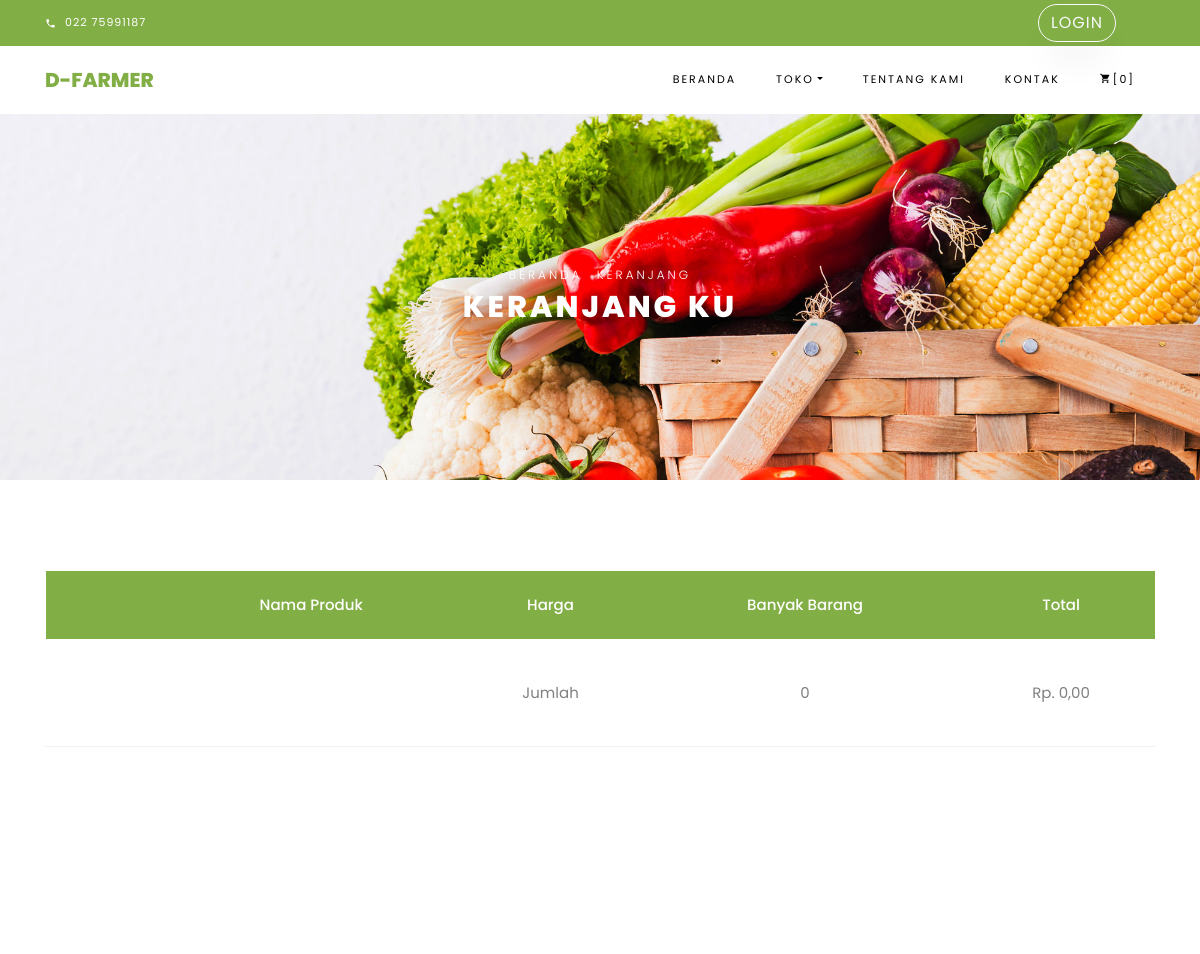
/index.php/shop/cart (upper part), run on an earlier commit of the app's database.
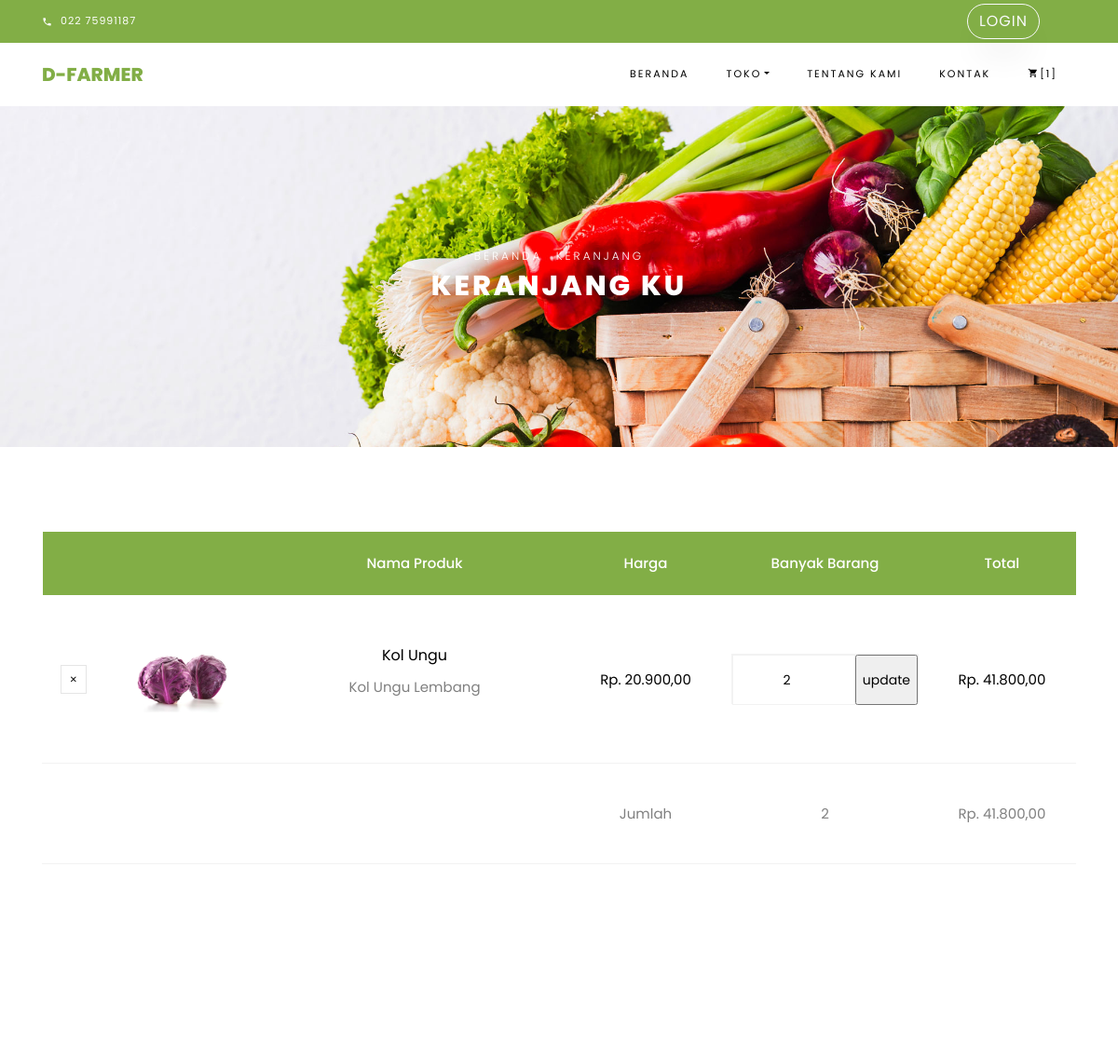
And on a later commit of the database.
### tables this page shows
CREATE TABLE `cart` (
  `id_cart` int(11) NOT NULL,
  `keterangan_cart` varchar(255) NOT NULL,
  `jumlah_bayar` int(11) NOT NULL,
  `jumlah_barang` int(11) NOT NULL,
  `size` varchar(255) NOT NULL,
  `id_transaksi` int(11) NOT NULL,
  `id_barang` int(11) NOT NULL,
  `email` varchar(255) NOT NULL,
  `id_user` int(11) NOT NULL
);

CREATE TABLE `barang` (
  `id_barang` int(11) NOT NULL,
  `nama_barang` varchar(255) NOT NULL,
  `keterangan_barang` varchar(255) NOT NULL,
  `harga_barang` varchar(255) NOT NULL,
  `tanggal` date NOT NULL,
  `jumlah` int(11) NOT NULL,
  `jenis` varchar(255) NOT NULL,
  `satuan` varchar(255) NOT NULL,
  `gambar` varchar(255) NOT NULL,
  `id_sumber` int(11) NOT NULL,
  `id_gudang` int(11) NOT NULL,
  `id_kategori` int(11) NOT NULL
);

### application/controllers/Shop.php (called while the page is built, shortened)
<?php
class Shop extends CI_Controller {
	function __construct(){
		$this->load->model('M_All');
	}
	public function cart()
	{
		$data['cart'] = $this->M_All->join_cart('barang', 'cart')->result();
		$this->load->view('template/header');
		$this->load->view('shop/cart', $data);
		$this->load->view('template/footer');
	}
}

### index.php (called while the page is built, shortened)
<?php
require_once BASEPATH.'core/CodeIgniter.php';

### application/models/M_All.php (called while the page is built, shortened)
<?php
class M_All extends CI_Model{
    function join_cart($from, $at)
    {
        $this->db->select('*');
        $this->db->from($from);
        $this->db->join($at, 'cart.id_barang = barang.id_barang');
        return $this->db->get();
    }
    function count($where)
    {
        return $this->db->count_all_results($where);
    }
}

### application/views/shop/cart.php (the view, shortened to what the changed rows need)
<div class="hero-wrap hero-bread" style="background-image: url(<?php echo base_url()?>assets/images/bg_1.jpg);">
      <div class="container">
        <div class="row no-gutters slider-text align-items-center justify-content-center">
          <div class="col-md-9 ftco-animate text-center">
            <h1 class="mb-0 bread">Keranjang Ku</h1>
          </div>
        </div>
      </div>
    </div>
		<section class="ftco-section ftco-cart">
			<div class="container">
				<div class="row">
    			<div class="col-md-12 ftco-animate">
    				<div class="cart-list">
	    				<table class="table">
						    <thead class="thead-primary">
						      <tr class="text-center">
						        <th>&nbsp;</th>
						        <th>&nbsp;</th>
						        <th>Nama Produk</th>
						        <th>Harga</th>
						        <th>Banyak Barang</th>
						        <th>Total</th>
						      </tr>
						    </thead>
						    <tbody>
								<?php
                                $sum = 0;
                                $sum_p = 0;
                                foreach ($cart as $c) {
								?>
						      <tr class="text-center">
						        <td class="product-remove"><a href="<?= base_url('index.php/shop/delCart/')?><?= $c->id_barang?>"><span class="ion-ios-close"></span></a></td>
						        <td class="image-prod"><div class="img" style="background-image:url(<?= base_url('assets_admin/img/gambar_barang/')?><?= $c->gambar; ?>);"></div></td>
						        <td class="product-name">
						        	<h3><?= $c->nama_barang?></h3>
						        	<p><?= $c->keterangan_barang?></p>
						        </td>
						        <td class="price">Rp. <?= number_format($c->harga_barang, 2, ",", ".");?></td>
						        <td class="quantity">
                                    <form class="form-control" action="<?= base_url('index.php/shop/updateCart'); ?>" method="post">
                                        <div class="input-group mb-3">
                                            <input type="number" name="quantity" class="quantity form-control input-number" value="<?= $c->jumlah_barang?>" min="1" max="100">
                                            <input type="submit" name="update" value="update" class="">
                                        </div>
                                    </form>
					          </td>
						        <td class="total">Rp. <?= number_format(($c->harga_barang*$c->jumlah_barang), 2, ",", "."); ?></td>
						      </tr>
                              <?php $sum+= $c->jumlah_barang; ?>
                              <?php $sum_p+= ($c->jumlah_barang*$c->harga_barang); ?>
						  <?php } ?>
						  	  <tr>
								  <td></td>
								  <td></td>
								  <td></td>
                                  <td>Jumlah</td>
								  <td><?= $sum; ?></td>
								  <td>Rp. <?= number_format($sum_p, 2, ",", "."); ?></td>
							  </tr>
						    </tbody>
						  </table>
					  </div>
    			</div>
    		</div>
			</div>
		</section>

### application/views/template/header.php (shortened to what the changed rows need)
<!DOCTYPE html>
<html lang="en">
  <head>
    <link rel="stylesheet" href="<?php echo base_url()?>assets/css/open-iconic-bootstrap.min.css">
    <link rel="stylesheet" href="<?php echo base_url()?>assets/css/animate.css">
    <link rel="stylesheet" href="<?php echo base_url()?>assets/css/owl.carousel.min.css">
    <link rel="stylesheet" href="<?php echo base_url()?>assets/css/owl.theme.default.min.css">
    <link rel="stylesheet" href="<?php echo base_url()?>assets/css/magnific-popup.css">
    <link rel="stylesheet" href="<?php echo base_url()?>assets/css/aos.css">
    <link rel="stylesheet" href="<?php echo base_url()?>assets/css/ionicons.min.css">
    <link rel="stylesheet" href="<?php echo base_url()?>assets/css/bootstrap-datepicker.css">
    <link rel="stylesheet" href="<?php echo base_url()?>assets/css/jquery.timepicker.css">
    <link rel="stylesheet" href="<?php echo base_url()?>assets/css/flaticon.css">
    <link rel="stylesheet" href="<?php echo base_url()?>assets/css/icomoon.css">
    <link rel="stylesheet" href="<?php echo base_url()?>assets/css/style.css">
  </head>
  <body class="goto-here">
    <nav class="navbar navbar-expand-lg navbar-dark ftco_navbar bg-dark ftco-navbar-light" id="ftco-navbar">
	    <div class="container">
	      <div class="collapse navbar-collapse" id="ftco-nav">
	        <ul class="navbar-nav ml-auto">
	          <li class="nav-item cta cta-colored"><a href="<?= base_url()?>index.php/shop/cart" class="nav-link"><span class="icon-shopping_cart"></span>[<?= $this->M_All->count('cart')?>]</a></li>
            </ul>
	      </div>
	    </div>
	  </nav>

What changed in the data, as far as the page shows it:
added cart: id_barang.gambar (picture), id_barang.nama_barang "Kol Ungu", id_barang.keterangan_barang "Kol Ungu Lembang", id_barang.harga_barang "20.900,00", quantity "2", $c->harga_barang*$c->jumlah_barang "41.800,00"
Also different on the page:
$this->M_All->count('cart'): "0" → "1"
$sum: "0" → "2"
$sum_p: "0,00" → "41.800,00"
